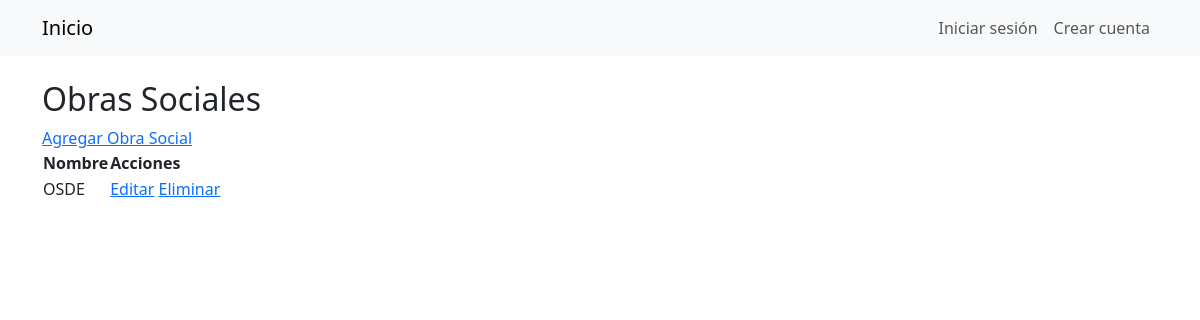
Page /obra_social/ on the earlier database version.
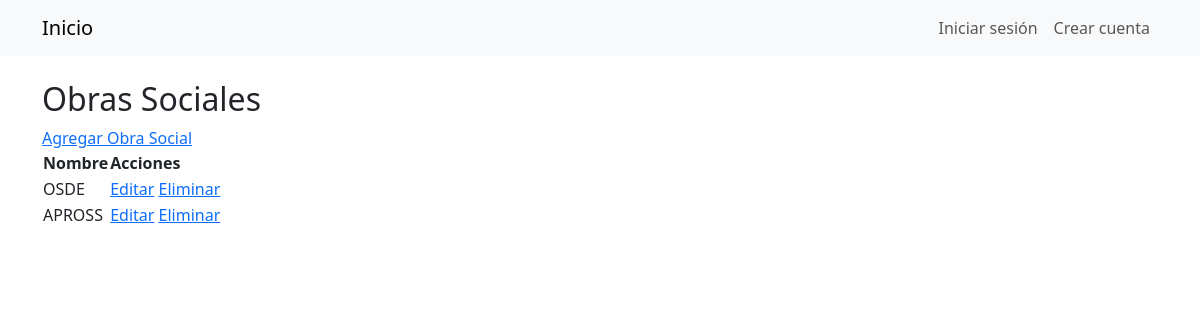
Same page on the later database version.
### Gestion/models/medico.py (models this page shows, shortened)
class ObraSocial(models.Model):
    nombre = models.CharField(max_length=100)

### Gestion/views.py (the view)
# urls.py: path('obra_social/', views.ObraSocialListView.as_view(), name='obra_social_list'),
class ObraSocialListView(generic.ListView):
    model = ObraSocial
    template_name = 'obraSocial/obra_social_list.html'

### Gestion/templates/obraSocial/obra_social_list.html
{% extends 'base.html' %}
{% block content %}
    <h2>Obras Sociales</h2>
    <a href="{% url 'obra_social_create' %}">Agregar Obra Social</a>
    <table>
        <thead>
            <tr>
                <th>Nombre</th>
                <th>Acciones</th>
            </tr>
        </thead>
        <tbody>
            {% for obra_social in object_list %}
                <tr>
                    <td>{{ obra_social.nombre }}</td>
                    <td>
                        <a href="{% url 'obra_social_update' obra_social.pk %}">Editar</a>
                        <a href="{% url 'obra_social_delete' obra_social.pk %}">Eliminar</a>
                    </td>
                </tr>
            {% endfor %}
        </tbody>
    </table>
{% endblock %}

Differences in the rows shown:
added ObraSocial: nombre "APROSS"
